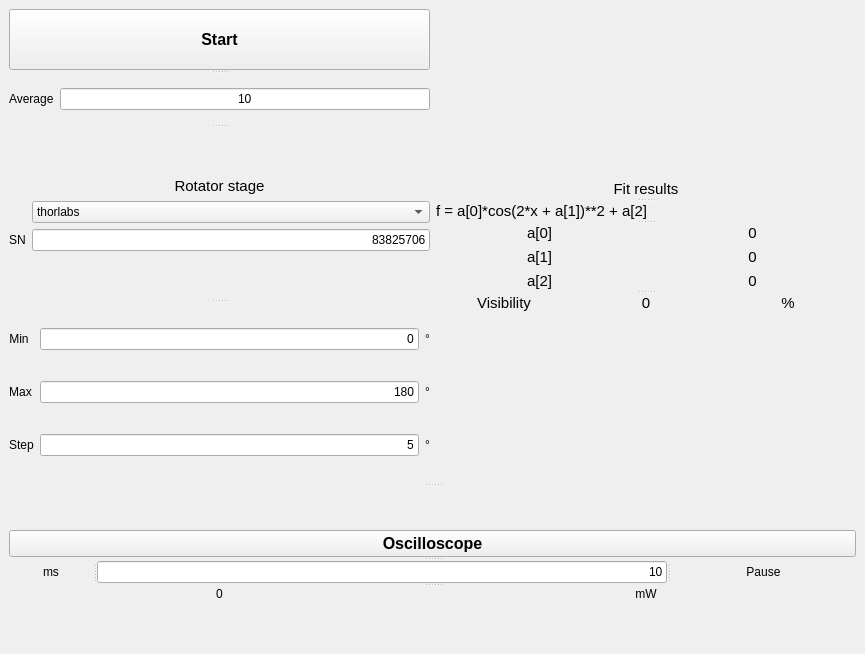
<?xml version="1.0" encoding="UTF-8"?>
<ui version="4.0">
 <class>MainWindow</class>
 <widget class="QMainWindow" name="MainWindow">
  <property name="geometry">
   <rect>
    <x>0</x>
    <y>0</y>
    <width>865</width>
    <height>654</height>
   </rect>
  </property>
  <property name="windowTitle">
   <string>MainWindow</string>
  </property>
  <widget class="QWidget" name="centralWidget">
   <layout class="QVBoxLayout" name="verticalLayout">
    <item>
     <widget class="QSplitter" name="splitter_7">
      <property name="orientation">
       <enum>Qt::Vertical</enum>
      </property>
      <widget class="QWidget" name="layoutWidget">
       <layout class="QHBoxLayout" name="horizontalLayout_4">
        <property name="sizeConstraint">
         <enum>QLayout::SetDefaultConstraint</enum>
        </property>
        <item>
         <widget class="QSplitter" name="splitter_2">
          <property name="orientation">
           <enum>Qt::Vertical</enum>
          </property>
          <widget class="QSplitter" name="splitter_5">
           <property name="orientation">
            <enum>Qt::Vertical</enum>
           </property>
           <widget class="QPushButton" name="btnStart">
            <property name="font">
             <font>
              <pointsize>12</pointsize>
              <weight>75</weight>
              <bold>true</bold>
             </font>
            </property>
            <property name="text">
             <string>Start</string>
            </property>
           </widget>
           <widget class="QWidget" name="layoutWidget">
            <layout class="QHBoxLayout" name="horizontalLayout_3">
             <item>
              <widget class="QLabel" name="label">
               <property name="text">
                <string>Average</string>
               </property>
              </widget>
             </item>
             <item>
              <widget class="QLineEdit" name="txtAverage">
               <property name="text">
                <string>10</string>
               </property>
               <property name="alignment">
                <set>Qt::AlignCenter</set>
               </property>
              </widget>
             </item>
            </layout>
           </widget>
          </widget>
          <widget class="QSplitter" name="splitter">
           <property name="orientation">
            <enum>Qt::Vertical</enum>
           </property>
           <widget class="QWidget" name="layoutWidget">
            <layout class="QFormLayout" name="formLayout">
             <property name="sizeConstraint">
              <enum>QLayout::SetMinimumSize</enum>
             </property>
             <property name="fieldGrowthPolicy">
              <enum>QFormLayout::AllNonFixedFieldsGrow</enum>
             </property>
             <property name="labelAlignment">
              <set>Qt::AlignCenter</set>
             </property>
             <property name="formAlignment">
              <set>Qt::AlignCenter</set>
             </property>
             <item row="0" column="0" colspan="2">
              <widget class="QLabel" name="label_14">
               <property name="font">
                <font>
                 <pointsize>11</pointsize>
                </font>
               </property>
               <property name="text">
                <string>Rotator stage</string>
               </property>
               <property name="alignment">
                <set>Qt::AlignCenter</set>
               </property>
              </widget>
             </item>
             <item row="1" column="1">
              <widget class="QComboBox" name="cmbLinearStage">
               <property name="sizePolicy">
                <sizepolicy hsizetype="MinimumExpanding" vsizetype="Fixed">
                 <horstretch>0</horstretch>
                 <verstretch>0</verstretch>
                </sizepolicy>
               </property>
               <property name="layoutDirection">
                <enum>Qt::LeftToRight</enum>
               </property>
               <item>
                <property name="text">
                 <string>thorlabs</string>
                </property>
               </item>
              </widget>
             </item>
             <item row="2" column="0">
              <widget class="QLabel" name="label_15">
               <property name="sizePolicy">
                <sizepolicy hsizetype="Maximum" vsizetype="Preferred">
                 <horstretch>0</horstretch>
                 <verstretch>0</verstretch>
                </sizepolicy>
               </property>
               <property name="text">
                <string>SN</string>
               </property>
               <property name="alignment">
                <set>Qt::AlignCenter</set>
               </property>
              </widget>
             </item>
             <item row="2" column="1">
              <widget class="QLineEdit" name="txtSN">
               <property name="sizePolicy">
                <sizepolicy hsizetype="MinimumExpanding" vsizetype="Fixed">
                 <horstretch>0</horstretch>
                 <verstretch>0</verstretch>
                </sizepolicy>
               </property>
               <property name="text">
                <string>83825706</string>
               </property>
               <property name="alignment">
                <set>Qt::AlignRight|Qt::AlignTrailing|Qt::AlignVCenter</set>
               </property>
              </widget>
             </item>
            </layout>
           </widget>
           <widget class="QWidget" name="layoutWidget">
            <layout class="QGridLayout" name="gridLayout">
             <property name="sizeConstraint">
              <enum>QLayout::SetDefaultConstraint</enum>
             </property>
             <item row="1" column="0">
              <widget class="QLabel" name="label_3">
               <property name="sizePolicy">
                <sizepolicy hsizetype="Maximum" vsizetype="Preferred">
                 <horstretch>0</horstretch>
                 <verstretch>0</verstretch>
                </sizepolicy>
               </property>
               <property name="text">
                <string>Max</string>
               </property>
               <property name="alignment">
                <set>Qt::AlignCenter</set>
               </property>
              </widget>
             </item>
             <item row="1" column="1">
              <widget class="QLineEdit" name="txtMax">
               <property name="sizePolicy">
                <sizepolicy hsizetype="MinimumExpanding" vsizetype="Fixed">
                 <horstretch>0</horstretch>
                 <verstretch>0</verstretch>
                </sizepolicy>
               </property>
               <property name="text">
                <string>180</string>
               </property>
               <property name="alignment">
                <set>Qt::AlignRight|Qt::AlignTrailing|Qt::AlignVCenter</set>
               </property>
              </widget>
             </item>
             <item row="2" column="0">
              <widget class="QLabel" name="label_4">
               <property name="sizePolicy">
                <sizepolicy hsizetype="Maximum" vsizetype="Preferred">
                 <horstretch>0</horstretch>
                 <verstretch>0</verstretch>
                </sizepolicy>
               </property>
               <property name="text">
                <string>Step</string>
               </property>
               <property name="alignment">
                <set>Qt::AlignCenter</set>
               </property>
              </widget>
             </item>
             <item row="0" column="2">
              <widget class="QLabel" name="label_5">
               <property name="sizePolicy">
                <sizepolicy hsizetype="Maximum" vsizetype="Preferred">
                 <horstretch>0</horstretch>
                 <verstretch>0</verstretch>
                </sizepolicy>
               </property>
               <property name="text">
                <string>°</string>
               </property>
               <property name="alignment">
                <set>Qt::AlignCenter</set>
               </property>
              </widget>
             </item>
             <item row="2" column="2">
              <widget class="QLabel" name="label_7">
               <property name="sizePolicy">
                <sizepolicy hsizetype="Maximum" vsizetype="Preferred">
                 <horstretch>0</horstretch>
                 <verstretch>0</verstretch>
                </sizepolicy>
               </property>
               <property name="text">
                <string>°</string>
               </property>
               <property name="alignment">
                <set>Qt::AlignCenter</set>
               </property>
              </widget>
             </item>
             <item row="0" column="0">
              <widget class="QLabel" name="label_2">
               <property name="sizePolicy">
                <sizepolicy hsizetype="Maximum" vsizetype="Preferred">
                 <horstretch>0</horstretch>
                 <verstretch>0</verstretch>
                </sizepolicy>
               </property>
               <property name="text">
                <string>Min</string>
               </property>
               <property name="alignment">
                <set>Qt::AlignCenter</set>
               </property>
              </widget>
             </item>
             <item row="2" column="1">
              <widget class="QLineEdit" name="txtStep">
               <property name="sizePolicy">
                <sizepolicy hsizetype="MinimumExpanding" vsizetype="Fixed">
                 <horstretch>0</horstretch>
                 <verstretch>0</verstretch>
                </sizepolicy>
               </property>
               <property name="text">
                <string>5</string>
               </property>
               <property name="alignment">
                <set>Qt::AlignRight|Qt::AlignTrailing|Qt::AlignVCenter</set>
               </property>
              </widget>
             </item>
             <item row="1" column="2">
              <widget class="QLabel" name="label_6">
               <property name="sizePolicy">
                <sizepolicy hsizetype="Maximum" vsizetype="Preferred">
                 <horstretch>0</horstretch>
                 <verstretch>0</verstretch>
                </sizepolicy>
               </property>
               <property name="text">
                <string>°</string>
               </property>
               <property name="alignment">
                <set>Qt::AlignCenter</set>
               </property>
              </widget>
             </item>
             <item row="0" column="1">
              <widget class="QLineEdit" name="txtMin">
               <property name="sizePolicy">
                <sizepolicy hsizetype="MinimumExpanding" vsizetype="Fixed">
                 <horstretch>0</horstretch>
                 <verstretch>0</verstretch>
                </sizepolicy>
               </property>
               <property name="text">
                <string>0</string>
               </property>
               <property name="alignment">
                <set>Qt::AlignRight|Qt::AlignTrailing|Qt::AlignVCenter</set>
               </property>
              </widget>
             </item>
            </layout>
           </widget>
          </widget>
         </widget>
        </item>
        <item>
         <layout class="QHBoxLayout" name="ltVis">
          <property name="sizeConstraint">
           <enum>QLayout::SetDefaultConstraint</enum>
          </property>
         </layout>
        </item>
        <item>
         <widget class="QSplitter" name="splitter_4">
          <property name="sizePolicy">
           <sizepolicy hsizetype="Preferred" vsizetype="Maximum">
            <horstretch>0</horstretch>
            <verstretch>0</verstretch>
           </sizepolicy>
          </property>
          <property name="orientation">
           <enum>Qt::Vertical</enum>
          </property>
          <widget class="QLabel" name="label_21">
           <property name="font">
            <font>
             <pointsize>11</pointsize>
            </font>
           </property>
           <property name="text">
            <string>Fit results</string>
           </property>
           <property name="alignment">
            <set>Qt::AlignCenter</set>
           </property>
          </widget>
          <widget class="QLabel" name="label_22">
           <property name="font">
            <font>
             <pointsize>11</pointsize>
            </font>
           </property>
           <property name="text">
            <string>f = a[0]*cos(2*x + a[1])**2 + a[2]</string>
           </property>
          </widget>
          <widget class="QWidget" name="layoutWidget">
           <property name="font">
            <font>
             <pointsize>11</pointsize>
            </font>
           </property>
           <layout class="QGridLayout" name="gridLayout_3">
            <item row="2" column="1">
             <widget class="QLabel" name="lblA2">
              <property name="font">
               <font>
                <pointsize>11</pointsize>
               </font>
              </property>
              <property name="text">
               <string>0</string>
              </property>
              <property name="alignment">
               <set>Qt::AlignCenter</set>
              </property>
             </widget>
            </item>
            <item row="2" column="0">
             <widget class="QLabel" name="label_25">
              <property name="font">
               <font>
                <pointsize>11</pointsize>
               </font>
              </property>
              <property name="text">
               <string>a[2]</string>
              </property>
              <property name="alignment">
               <set>Qt::AlignCenter</set>
              </property>
             </widget>
            </item>
            <item row="1" column="1">
             <widget class="QLabel" name="lblA1">
              <property name="font">
               <font>
                <pointsize>11</pointsize>
               </font>
              </property>
              <property name="text">
               <string>0</string>
              </property>
              <property name="alignment">
               <set>Qt::AlignCenter</set>
              </property>
             </widget>
            </item>
            <item row="0" column="1">
             <widget class="QLabel" name="lblA0">
              <property name="font">
               <font>
                <pointsize>11</pointsize>
               </font>
              </property>
              <property name="text">
               <string>0</string>
              </property>
              <property name="alignment">
               <set>Qt::AlignCenter</set>
              </property>
             </widget>
            </item>
            <item row="1" column="0">
             <widget class="QLabel" name="label_26">
              <property name="font">
               <font>
                <pointsize>11</pointsize>
               </font>
              </property>
              <property name="text">
               <string>a[1]</string>
              </property>
              <property name="alignment">
               <set>Qt::AlignCenter</set>
              </property>
             </widget>
            </item>
            <item row="0" column="0">
             <widget class="QLabel" name="label_23">
              <property name="font">
               <font>
                <pointsize>11</pointsize>
               </font>
              </property>
              <property name="text">
               <string>a[0]</string>
              </property>
              <property name="alignment">
               <set>Qt::AlignCenter</set>
              </property>
             </widget>
            </item>
           </layout>
          </widget>
          <widget class="QWidget" name="layoutWidget">
           <property name="font">
            <font>
             <pointsize>11</pointsize>
            </font>
           </property>
           <layout class="QHBoxLayout" name="horizontalLayout_2">
            <item>
             <widget class="QLabel" name="label_31">
              <property name="font">
               <font>
                <pointsize>11</pointsize>
               </font>
              </property>
              <property name="text">
               <string>Visibility</string>
              </property>
              <property name="alignment">
               <set>Qt::AlignCenter</set>
              </property>
             </widget>
            </item>
            <item>
             <widget class="QLabel" name="lblVis">
              <property name="font">
               <font>
                <pointsize>11</pointsize>
               </font>
              </property>
              <property name="text">
               <string>0</string>
              </property>
              <property name="alignment">
               <set>Qt::AlignCenter</set>
              </property>
             </widget>
            </item>
            <item>
             <widget class="QLabel" name="label_8">
              <property name="text">
               <string>%</string>
              </property>
              <property name="alignment">
               <set>Qt::AlignCenter</set>
              </property>
             </widget>
            </item>
           </layout>
          </widget>
         </widget>
        </item>
       </layout>
      </widget>
      <widget class="QWidget" name="layoutWidget">
       <layout class="QGridLayout" name="gridLayout_4">
        <item row="0" column="1">
         <layout class="QHBoxLayout" name="ltOscilloscope"/>
        </item>
        <item row="0" column="0">
         <widget class="QSplitter" name="splitter_6">
          <property name="sizePolicy">
           <sizepolicy hsizetype="Minimum" vsizetype="Maximum">
            <horstretch>0</horstretch>
            <verstretch>0</verstretch>
           </sizepolicy>
          </property>
          <property name="orientation">
           <enum>Qt::Vertical</enum>
          </property>
          <widget class="QPushButton" name="btnOscilloscope">
           <property name="sizePolicy">
            <sizepolicy hsizetype="Minimum" vsizetype="Expanding">
             <horstretch>0</horstretch>
             <verstretch>0</verstretch>
            </sizepolicy>
           </property>
           <property name="font">
            <font>
             <pointsize>12</pointsize>
             <weight>75</weight>
             <bold>true</bold>
            </font>
           </property>
           <property name="text">
            <string>Oscilloscope</string>
           </property>
          </widget>
          <widget class="QSplitter" name="splitter_3">
           <property name="orientation">
            <enum>Qt::Horizontal</enum>
           </property>
           <widget class="QLabel" name="label_18">
            <property name="text">
             <string>ms</string>
            </property>
            <property name="alignment">
             <set>Qt::AlignCenter</set>
            </property>
           </widget>
           <widget class="QLineEdit" name="txtPause">
            <property name="enabled">
             <bool>true</bool>
            </property>
            <property name="text">
             <string>10</string>
            </property>
            <property name="alignment">
             <set>Qt::AlignRight|Qt::AlignTrailing|Qt::AlignVCenter</set>
            </property>
           </widget>
           <widget class="QLabel" name="label_17">
            <property name="text">
             <string>Pause</string>
            </property>
            <property name="alignment">
             <set>Qt::AlignCenter</set>
            </property>
           </widget>
          </widget>
          <widget class="QWidget" name="layoutWidget">
           <layout class="QHBoxLayout" name="horizontalLayout">
            <item>
             <widget class="QLabel" name="lblPower">
              <property name="text">
               <string>0</string>
              </property>
              <property name="alignment">
               <set>Qt::AlignCenter</set>
              </property>
             </widget>
            </item>
            <item>
             <widget class="QLabel" name="label_20">
              <property name="text">
               <string>mW</string>
              </property>
              <property name="alignment">
               <set>Qt::AlignCenter</set>
              </property>
             </widget>
            </item>
           </layout>
          </widget>
         </widget>
        </item>
       </layout>
      </widget>
     </widget>
    </item>
   </layout>
  </widget>
 </widget>
 <resources/>
 <connections/>
</ui>
